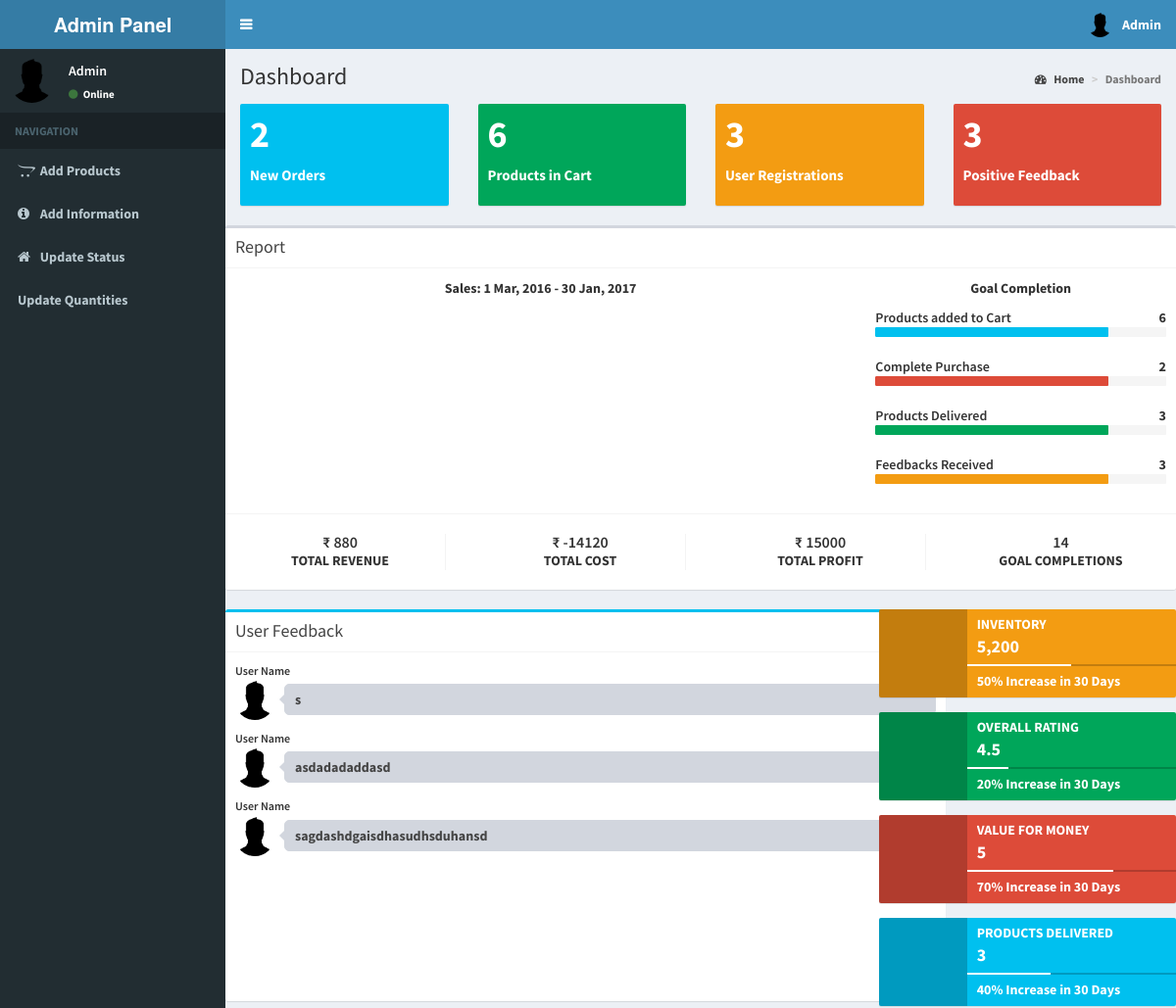
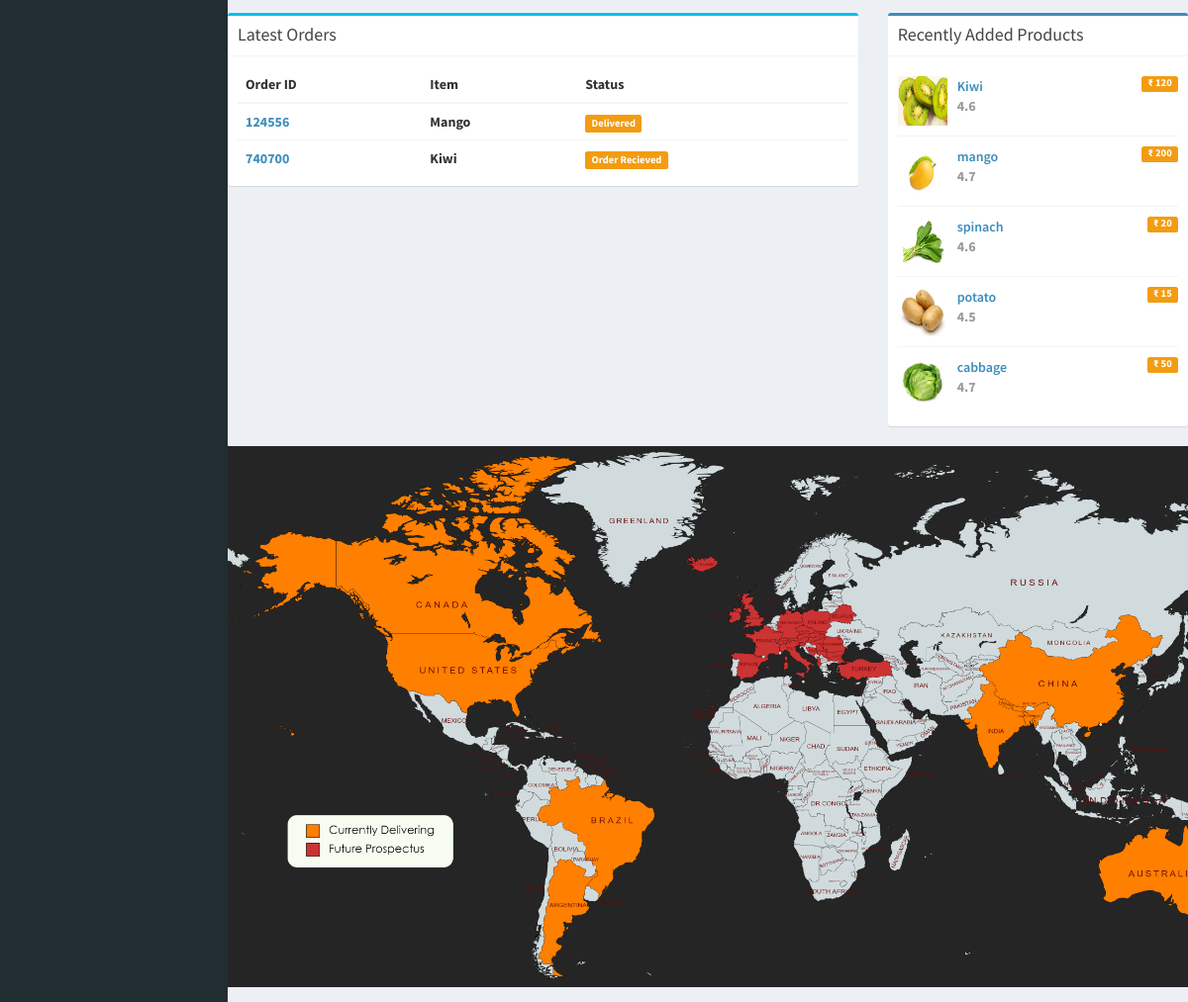
/admin/adminhomepage.php, run on the app's committed database (2 pictures, top to bottom).
### tables this page shows
CREATE TABLE `feedback` (
  `Username` varchar(255) NOT NULL,
  `transaction_ids` int(11) NOT NULL,
  `feedback` varchar(550) NOT NULL,
  `Overall` int(11) NOT NULL,
  `behaviour` int(11) NOT NULL,
  `pricing` int(11) NOT NULL,
  `quality` int(11) NOT NULL,
  `recommend` int(11) NOT NULL
);

CREATE TABLE `orders` (
  `Product_id` int(11) NOT NULL,
  `Product_name` varchar(255) NOT NULL,
  `Transaction_id` int(11) NOT NULL,
  `Price` int(11) NOT NULL,
  `Quantity` int(11) NOT NULL,
  `Username` varchar(255) NOT NULL,
  `Status` varchar(255) NOT NULL
);

CREATE TABLE `croppurchase` (
  `id` int(11) NOT NULL,
  `Name` varchar(255) NOT NULL,
  `image` varchar(255) NOT NULL,
  `price` int(11) NOT NULL,
  `SoldBy` varchar(100) NOT NULL,
  `Rating` float NOT NULL,
  `Quantity` int(11) NOT NULL
);

### admin/adminhomepage.php (the view, shortened to what this page needs)
<?php
$conn_orders = new mysqli('localhost:3307', 'root', '', 'orders');
$query = "select * from orders";
$result_orders = mysqli_query($conn_orders, $query);
$count_orders = mysqli_num_rows($result_orders);
$result = mysqli_query($conn_orders, 'SELECT SUM(quantity*price) AS value_sum FROM orders');
$row = mysqli_fetch_assoc($result);
$sum = $row['value_sum'];
$query = "select * from cart";
$result_cart = mysqli_query($conn_orders, $query);
$count_cart = mysqli_num_rows($result_cart);
$query = "select * from feedback";
$result_feed = mysqli_query($conn_orders, $query);
$count_feed = mysqli_num_rows($result_feed);
$conn_signup = new mysqli('localhost:3307', 'root', '', 'signup');
$query = "select * from signup";
$result_signup = mysqli_query($conn_signup, $query);
$count_signup = mysqli_num_rows($result_signup);
$conn_products = new mysqli('localhost:3307', 'root', '', 'croppurchase');
$query = "select * from croppurchase";
$result_products = mysqli_query($conn_products, $query);
?>
<!DOCTYPE html>
<html>
<head>
  <link rel="stylesheet" href="../bootstrap/css/bootstrap.min.css">
  <link rel="stylesheet" href="https://cdnjs.cloudflare.com/ajax/libs/font-awesome/4.5.0/css/font-awesome.min.css">
  <link rel="stylesheet" href="https://cdnjs.cloudflare.com/ajax/libs/ionicons/2.0.1/css/ionicons.min.css">
  <link rel="stylesheet" href="../plugins/jvectormap/jquery-jvectormap-1.2.2.css">
  <link rel="stylesheet" href="../dist/css/AdminLTE.min.css">
  <link rel="stylesheet" href="../dist/css/skins/_all-skins.min.css">
</head>
<body class="hold-transition skin-blue sidebar-mini">
  <div class="wrapper">
    <header class="main-header">
      <a href="#" class="logo">
        <span class="logo-lg"><b>Admin Panel</span>
      </a>
      <div class="nav_head"></div>
    </header>
    <div class="content-wrapper">
      <section class="content-header">
        <h1>
          Dashboard
        </h1>
        <ol class="breadcrumb">
          <li><a href="#"><i class="fa fa-dashboard"></i> Home</a></li>
          <li class="active">Dashboard</li>
        </ol>
      </section>
      <section class="content">
        <div class="row">
          <div class="col-lg-3 col-xs-6">
            <div class="small-box bg-aqua">
              <div class="inner">
                <h3><?php echo ($count_orders); ?></h3>
                <p>New Orders</p>
              </div>
            </div>
          </div>
          <div class="col-lg-3 col-xs-6">
            <div class="small-box bg-green">
              <div class="inner">
                <h3><?php echo ($count_cart); ?><sup style="font-size: 20px"></sup></h3>
                <p>Products in Cart</p>
              </div>
            </div>
          </div>
          <div class="col-lg-3 col-xs-6">
            <div class="small-box bg-yellow">
              <div class="inner">
                <h3><?php echo ($count_signup); ?></h3>
                <p>User Registrations</p>
              </div>
            </div>
          </div>
          <div class="col-lg-3 col-xs-6">
            <div class="small-box bg-red">
              <div class="inner">
                <h3><?php echo ($count_feed); ?></h3>
                <p>Positive Feedback</p>
              </div>
            </div>
          </div>
          <div class="row">
            <div class="col-md-12">
              <div class="box">
                <div class="box-header with-border">
                  <h3 class="box-title">Report</h3>
                </div>
                <div class="box-body">
                  <div class="row">
                    <div class="col-md-8">
                      <p class="text-center">
                        <strong>Sales: 1 Mar, 2016 - 30 Jan, 2017</strong>
                      </p>
                      <div id="chartContainer" style="height: 180px;"></div>
                    </div>
                    <div class="col-md-4">
                      <p class="text-center">
                        <strong>Goal Completion</strong>
                      </p>
                      <div class="progress-group">
                        <span class="progress-text">Products added to Cart</span>
                        <span class="progress-number"><b><?php echo ($count_cart); ?></b></span>
                        <div class="progress sm">
                          <div class="progress-bar progress-bar-aqua" style="width: 80%"></div>
                        </div>
                      </div>
                      <div class="progress-group">
                        <span class="progress-text">Complete Purchase</span>
                        <span class="progress-number"><b><?php echo ($count_orders) ?></b></span>
                        <div class="progress sm">
                          <div class="progress-bar progress-bar-red" style="width: 80%"></div>
                        </div>
                      </div>
                      <div class="progress-group">
                        <span class="progress-text">Products Delivered</span>
                        <span class="progress-number"><b><?php echo ($count_feed); ?></b></span>
                        <div class="progress sm">
                          <div class="progress-bar progress-bar-green" style="width: 80%"></div>
                        </div>
                      </div>
                      <div class="progress-group">
                        <span class="progress-text">Feedbacks Received</span>
                        <span class="progress-number"><b><?php echo ($count_feed) ?></b></span>
                        <div class="progress sm">
                          <div class="progress-bar progress-bar-yellow" style="width: 80%"></div>
                        </div>
                      </div>
                    </div>
                  </div>
                </div>
                <div class="box-footer">
                  <div class="row">
                    <div class="col-sm-3 col-xs-6">
                      <div class="description-block border-right">
                        <h5 class="description-header">₹ <?php echo ($sum); ?></h5>
                        <span class="description-text">TOTAL REVENUE</span>
                      </div>
                    </div>
                    <div class="col-sm-3 col-xs-6">
                      <div class="description-block border-right">
                        <h5 class="description-header">₹ <?php echo ($sum - 15000); ?></h5>
                        <span class="description-text">TOTAL COST</span>
                      </div>
                    </div>
                    <div class="col-sm-3 col-xs-6">
                      <div class="description-block border-right">
                        <h5 class="description-header">₹ 15000</h5>
                        <span class="description-text">TOTAL PROFIT</span>
                      </div>
                    </div>
                    <div class="col-sm-3 col-xs-6">
                      <div class="description-block">
                        <h5 class="description-header"><?php echo ($count_cart + $count_feed + $count_orders + $count_feed); ?></h5>
                        <span class="description-text">GOAL COMPLETIONS</span>
                      </div>
                    </div>
                  </div>
                </div>
              </div>
            </div>
          </div>
          <div class="row">
            <div class="col-md-8">
              <div class="row">
                <div class="col-md-6">
                  <div class="box box-info direct-chat direct-chat-warning" style="width: 735px;height: 400px;">
                    <div class="box-header with-border">
                      <h3 class="box-title">User Feedback</h3>
                    </div>
                    <div class="box-body">
                      <div class="direct-chat-messages">
                        <?php
                        while ($row = mysqli_fetch_array($result_feed)) {
                        ?>
                          <div class="direct-chat-msg">
                            <div class="direct-chat-info clearfix">
                              <span class="direct-chat-name pull-left">User Name</span>
                            </div>
                            <img class="direct-chat-img" src="../dist/img/21104.png" alt="message user image">
                            <div class="direct-chat-text">
                              <?php echo ($row['feedback']) ?>
                            </div>
                          </div>
                        <?php
                        }
                        ?>
                      </div>
                    </div>
                  </div>
                </div>
              </div>
              <div class="box box-info">
                <div class="box-header with-border">
                  <h3 class="box-title">Latest Orders</h3>
                </div>
                <div class="box-body">
                  <div class="table-responsive">
                    <table class="table no-margin">
                      <thead>
                        <tr>
                          <th>Order ID</th>
                          <th>Item</th>
                          <th>Status</th>
                        </tr>
                      </thead>
                      <tbody>
                        <?php
                        while ($row = mysqli_fetch_array($result_orders)) {
                        ?>
                          <tr>
                            <td><a href="pages/examples/invoice.html"><?php echo ($row['Transaction_id']); ?></a></td>
                            <td><?php echo ($row['Product_name']) ?></td>
                            <td><span class="label label-warning"><?php echo ($row['Status']) ?></span></td>
                          </tr>
                        <?php
                        }
                        ?>
                      </tbody>
                    </table>
                  </div>
                </div>
              </div>
            </div>
            <div class="col-md-4">
              <div class="info-box bg-yellow">
                <span class="info-box-icon"><i class="ion ion-ios-pricetag-outline"></i></span>
                <div class="info-box-content">
                  <span class="info-box-text">Inventory</span>
                  <span class="info-box-number">5,200</span>
                  <div class="progress">
                    <div class="progress-bar" style="width: 50%"></div>
                  </div>
                  <span class="progress-description">
                    50% Increase in 30 Days
                  </span>
                </div>
              </div>
              <div class="info-box bg-green">
                <span class="info-box-icon"><i class="icon ion-thumbsup"></i></span>
                <div class="info-box-content">
                  <span class="info-box-text">Overall Rating</span>
                  <span class="info-box-number">4.5</span>
                  <div class="progress">
                    <div class="progress-bar" style="width: 20%"></div>
                  </div>
                  <span class="progress-description">
                    20% Increase in 30 Days
                  </span>
                </div>
              </div>
              <div class="info-box bg-red">
                <span class="info-box-icon"><i class="icon ion-cash"></i></span>
                <div class="info-box-content">
                  <span class="info-box-text">Value for Money</span>
                  <span class="info-box-number">5</span>
                  <div class="progress">
                    <div class="progress-bar" style="width: 70%"></div>
                  </div>
                  <span class="progress-description">
                    70% Increase in 30 Days
                  </span>
                </div>
              </div>
              <div class="info-box bg-aqua">
                <span class="info-box-icon"><i class="icon ion-arrow-graph-up-right"></i></span>
                <div class="info-box-content">
                  <span class="info-box-text">Products Delivered</span>
                  <span class="info-box-number"><?php echo ($count_feed); ?></span>
                  <div class="progress">
                    <div class="progress-bar" style="width: 40%"></div>
                  </div>
                  <span class="progress-description">
                    40% Increase in 30 Days
                  </span>
                </div>
              </div>
              <div class="box box-primary">
                <div class="box-header with-border">
                  <h3 class="box-title">Recently Added Products</h3>
                </div>
                <div class="box-body">
                  <ul class="products-list product-list-in-box">
                    <?php
                    while ($row = mysqli_fetch_array($result_products)) {
                    ?>
                      <li class="item">
                        <div class="product-img">
                          <img src="../<?php echo ($row["image"]) ?>">
                        </div>
                        <div class="product-info">
                          <a href="javascript:void(0)" class="product-title"><?php echo ($row['Name']) ?>
                            <span class="label label-warning pull-right">₹ <?php echo ($row['price']) ?></span></a>
                          <span class="product-description">
                            <?php echo ($row['Rating']) ?>
                          </span>
                        </div>
                      </li>
                    <?php
                    }
                    ?>
                  </ul>
                </div>
              </div>
            </div>
          </div>
          <center>
          <div class="row">
                <img src="../images/MapChart_Map(2).png" style="width:1100px;height:600x;">
          </div></center>
      </section>
    </div>
  </div>
</body>
</html>

### data on the page
feedback: feedback "s"
feedback: feedback "asdadadaddasd"
feedback: feedback "sagdashdgaisdhasudhsduhansd"
orders: Transaction_id "124556", Product_name "Mango", Status "Delivered"
orders: Transaction_id "740700", Product_name "Kiwi", Status "Order Recieved"
croppurchase: image (picture), Name "Kiwi", price "120", Rating "4.6"
croppurchase: image (picture), Name "mango", price "200", Rating "4.7"
croppurchase: image (picture), Name "spinach", price "20", Rating "4.6"
croppurchase: image (picture), Name "potato", price "15", Rating "4.5"
croppurchase: image (picture), Name "cabbage", price "50", Rating "4.7"

### other printed values
$count_orders "2"
$count_cart "6"
$count_signup "3"
$count_feed "3"
$sum "880"
$sum - 15000 "-14120"
$count_cart + $count_feed + $count_orders + $count_feed "14"
